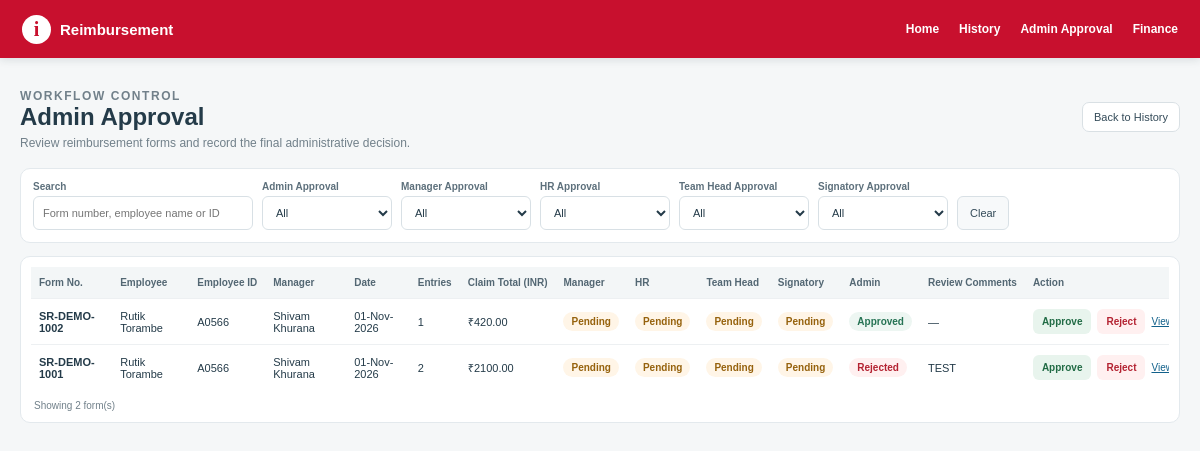
/admin/approval, run on an earlier commit of the app's database.
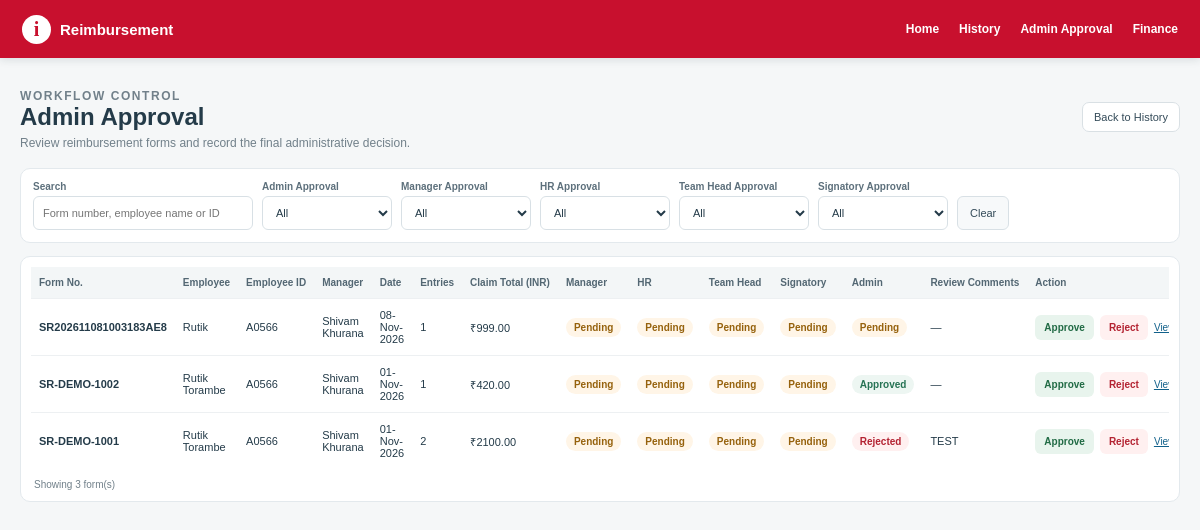
And on a later commit of the database.
### app.py (models this page shows, shortened)
class ExpenseSundry(db.Model):
    __tablename__ = "ExpenseSundry"
    FormNo = db.Column(db.String(255), primary_key=True)
    Item = db.Column(db.Integer, primary_key=True)
    FormDate = db.Column(db.Float)
    EmpID = db.Column(db.String(255))
    EName = db.Column(db.String(255))
    Manager = db.Column(db.String(255))
    TeamName = db.Column(db.String(255), nullable=True)
    Description = db.Column(db.String(255))
    GCCExpCode = db.Column(db.String(255))
    ExpenseDate = db.Column(db.Float)
    BillNo = db.Column(db.String(255))
    BillAmount = db.Column(db.Float, default=0)
    ClaimAmount = db.Column(db.Float, default=0)
    Chargeable = db.Column(db.String(20), default="NO")
    ClientName = db.Column(db.String(255))
    Comments = db.Column(db.String(1000))
    Status = db.Column(db.String(100), default="Submitted")
    DocumentID = db.Column(db.String(1000))
    FormPDFPath = db.Column(db.String(1000), nullable=True)
    AttachmentCheck = db.Column(db.String(50))
    ManagerApproval = db.Column(db.String(50), nullable=True, default="Pending", server_default=db.text("'Pending'"))
    HRApproval = db.Column(db.String(50), nullable=True, default="Pending", server_default=db.text("'Pending'"))
    SignatoryApproval = db.Column(db.String(50), nullable=True, default="Pending", server_default=db.text("'Pending'"))
    TeamHeadApproval = db.Column(db.String(50), nullable=True, default="Pending", server_default=db.text("'Pending'"))
    AdminApproval = db.Column(db.String(50), nullable=True, default="Pending", server_default=db.text("'Pending'"))
    ManagerApprovalBy = db.Column(db.String(255), nullable=True)
    HRApprovalBy = db.Column(db.String(255), nullable=True)
    SignatoryApprovalBy = db.Column(db.String(255), nullable=True)
    TeamHeadApprovalBy = db.Column(db.String(255), nullable=True)
    AdminApprovalBy = db.Column(db.String(255), nullable=True)
    FormReviewComments = db.Column(db.String(1000), nullable=True)
    ManagerApprovalDate = db.Column(db.Float, nullable=True)
    HRApprovalDate = db.Column(db.Float, nullable=True)
    SignatoryApprovalDate = db.Column(db.Float, nullable=True)
    TeamHeadApprovalDate = db.Column(db.Float, nullable=True)
    AdminApprovalDate = db.Column(db.Float, nullable=True)

### app.py (the view, shortened to what this page needs)
@app.route("/admin/approval", methods=["GET", "POST"])
def admin_approval():
    search_text = (request.args.get("q") or "").strip().lower()
    selected = {key: (request.args.get(key) or "").strip()
                for key in ("admin", "manager", "hr", "teamhead", "signatory")}
    grouped = {}
    for row in ExpenseSundry.query.order_by(ExpenseSundry.FormDate.desc(), ExpenseSundry.Item.asc()).all():
        item = grouped.setdefault(row.FormNo, {
            "form_no": row.FormNo, "name": row.EName or "", "emp_id": row.EmpID or "",
            "manager_name": row.Manager or "", "form_date": excel_serial_to_display(row.FormDate),
            "total": 0.0, "count": 0, "admin": row.AdminApproval or "Pending",
            "manager": row.ManagerApproval or "Pending", "hr": row.HRApproval or "Pending",
            "teamhead": row.TeamHeadApproval or "Pending", "signatory": row.SignatoryApproval or "Pending",
            "comments": row.FormReviewComments or ""
        })
        item["total"] += row.ClaimAmount or 0
        item["count"] += 1
    forms = []
    for item in grouped.values():
        text_match = not search_text or any(
            search_text in str(item[k]).lower()
            for k in ("form_no", "name", "emp_id", "manager_name")
        )
        filter_match = all(
            not selected[k] or str(item[k]).lower() == selected[k].lower()
            for k in selected
        )
        if text_match and filter_match:
            forms.append(item)
    forms.sort(key=lambda x: x["form_no"], reverse=True)
    return page("Admin Approval", "admin_approval.html", forms=forms,
                search_text=search_text, selected=selected,
                approval_options=["Pending", "Approved", "Rejected", "Not Required"])

### app.py (called while the page is built)
def excel_serial_to_datetime(value):
    if value is None or str(value).strip() == "":
        return None
    if isinstance(value, datetime):
        return value
    text_value = str(value).strip()
    try:
        return EXCEL_EPOCH + timedelta(days=float(text_value))
    except (ValueError, TypeError, OverflowError):
        try:
            return datetime.strptime(text_value[:10], "%Y-%m-%d")
        except ValueError:
            return None

def excel_serial_to_display(value):
    parsed = excel_serial_to_datetime(value)
    return parsed.strftime("%d-%b-%Y") if parsed else ""

def page(title, template, **context):
    return render_template(template, title=title, **context)

### templates/admin_approval.html (shortened to what this page needs)
{% extends "base.html" %}
{% block content %}
<div class="admin-page">
<header class="admin-head"><div><p class="admin-kicker">WORKFLOW CONTROL</p><h1>Admin Approval</h1><p>Review reimbursement forms and record the final administrative decision.</p></div><a href="{{ url_for('history') }}">Back to History</a></header>
<form class="admin-filters" id="adminLiveFilters" method="get" action="{{ url_for('admin_approval') }}">
<div class="admin-field search"><label for="adminSearch">Search</label><input id="adminSearch" name="q" value="{{ search_text }}" placeholder="Form number, employee name or ID"></div>
{% for key,label in [('admin','Admin Approval'),('manager','Manager Approval'),('hr','HR Approval'),('teamhead','Team Head Approval'),('signatory','Signatory Approval')] %}
<div class="admin-field"><label for="{{ key }}Filter">{{ label }}</label><select id="{{ key }}Filter" name="{{ key }}"><option value="">All</option></select></div>
{% endfor %}
<a class="admin-filter-btn" href="{{ url_for('admin_approval') }}">Clear</a>
</form>
<section class="admin-panel"><div class="admin-table-wrap"><table class="admin-table"><thead><tr><th>Form No.</th><th>Employee</th><th>Employee ID</th><th>Manager</th><th>Date</th><th>Entries</th><th>Claim Total (INR)</th><th>Manager</th><th>HR</th><th>Team Head</th><th>Signatory</th><th>Admin</th><th>Review Comments</th><th>Action</th></tr></thead><tbody>
{% for f in forms %}
<tr><td><strong>{{ f.form_no }}</strong></td><td>{{ f.name }}</td><td>{{ f.emp_id }}</td><td>{{ f.manager_name }}</td><td>{{ f.form_date or '—' }}</td><td>{{ f.count }}</td><td>₹{{ '%.2f'|format(f.total) }}</td>
{% for key in ['manager','hr','teamhead','signatory','admin'] %}{% set v=f[key]|lower %}<td><span class="admin-pill {% if v=='approved' %}approved{% elif v=='rejected' %}rejected{% endif %}">{{ f[key] }}</span></td>{% endfor %}
<td title="{{ f.comments }}">{{ f.comments[:55] if f.comments else '—' }}{% if f.comments|length > 55 %}…{% endif %}</td>
<td><div class="admin-actions"><form method="post" action="{{ url_for('admin_approval') }}"><input type="hidden" name="form_no" value="{{ f.form_no }}"><input type="hidden" name="decision" value="Approved"><button class="admin-btn approve-btn" type="submit" {% if f.admin|lower=='approved' %}disabled{% endif %}>Approve</button></form><button class="admin-btn reject-btn" type="button" data-form="{{ f.form_no }}" onclick="openRejectModal(this)">Reject</button><a href="{{ url_for('form_action',form_no=f.form_no,action='view') }}" style="font-size:10px;color:#12618b">View</a></div></td></tr>
{% else %}<tr><td colspan="14" class="admin-empty">No reimbursement forms match these filters.</td></tr>{% endfor %}
</tbody></table></div><div class="admin-count">Showing {{ forms|length }} form(s)</div></section>
</div>
{% endblock %}

What changed in the data, as far as the page shows it:
added ExpenseSundry: form_no "SR202611081003183AE8", name "Rutik", emp_id "A0566", manager_name "Shivam Khurana", form_date "08-Nov-2026", count "1", total "999.00", ManagerApproval "Pending" "Pending" "Pending" "Pending" "Pending", comments "—"
Also different on the page:
text no longer shown: "2"
text now shown: "3"
